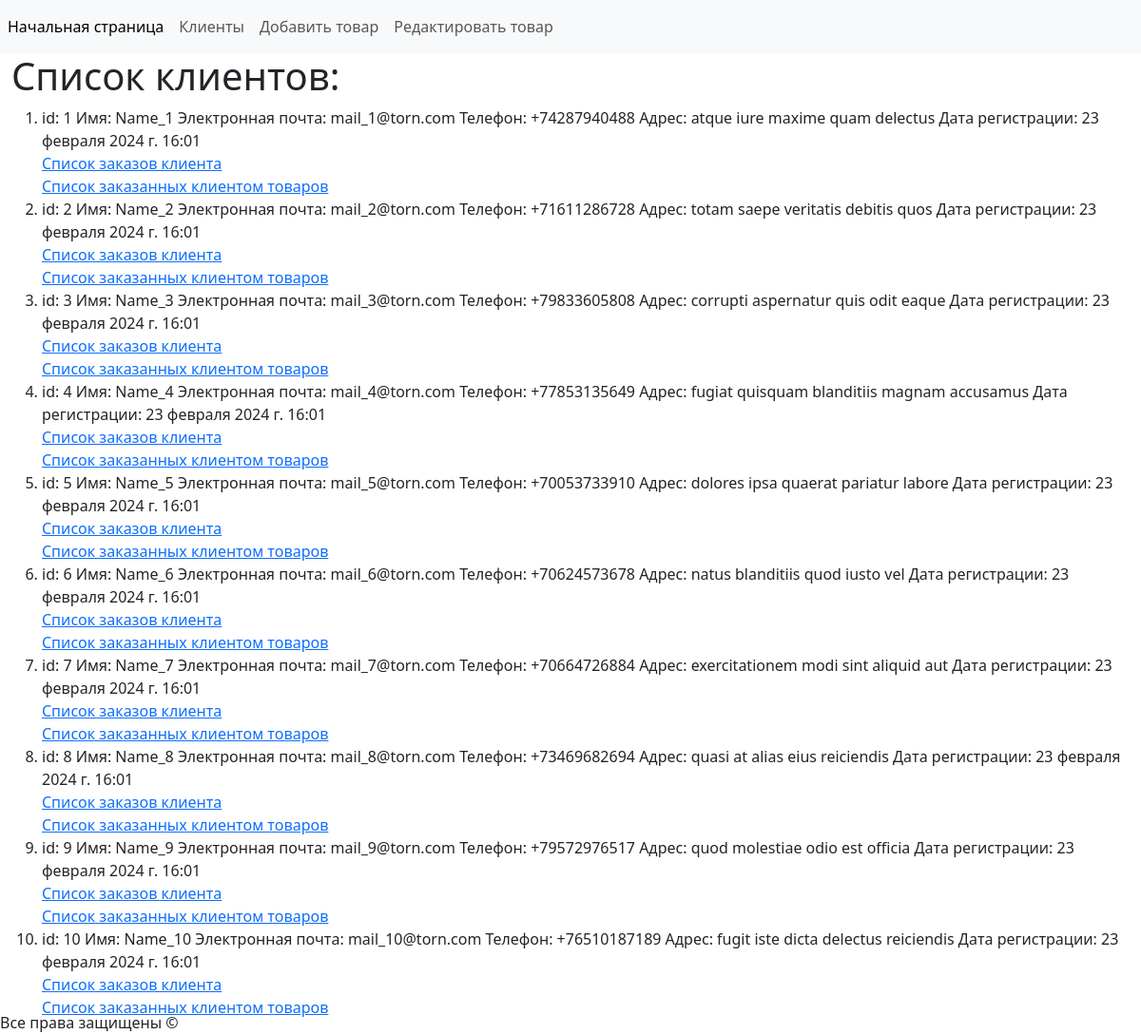
/clients/, run on the app's committed database.
### shop/models.py (models this page shows, shortened)
class Client(models.Model):
    name = models.CharField(max_length=100)
    email = models.EmailField(max_length=100)
    telephone = models.CharField(max_length=25)
    address = models.CharField(max_length=250)
    registration_date = models.DateTimeField(auto_now=True)

### shop/views.py (the view)
# urls.py: path('clients/', views.GetClients.as_view(), name='get_clients'),
class GetClients(View):
    def get(self, request):
        clients = Client.objects.all()
        title_content = f'Список клиентов:'
        context = {'title': 'Интернет-магазин / товар',
                    'content': {'title': title_content,
                                'result': clients,
                                }
                    }
        return render(request, 'shop/clients.html', context)

### shop/templates/shop/clients.html (shortened to what this page needs)
{% extends 'base.html' %}
{% block content %}
  <h1>{{ content.title }}</h1>
  {% if content.result %}
    <ol>
      {% for client in content.result %}
        <li>
          id: {{ client.id }}
          Имя: {{ client.name }}
          Электронная почта: {{ client.email }}
          Телефон: {{ client.telephone }}
          Адрес: {{ client.address }}
          Дата регистрации: {{ client.registration_date }} <br>
          <a href="{% url 'get_all_orders_by_client' client.id %}">Список заказов клиента</a> <br>
          <a href="{% url 'get_all_products_orders_by_client' client.id %}">Список заказанных клиентом товаров</a>
        </li>
      {% endfor %}
    </ol>
  {% else %}
    <p>Клиентов нет</p>
  {% endif %}
{% endblock %}

### data on the page
Client: id "1", name "Name_1", email "mail_1@torn.com", telephone "+74287940488", address "atque iure maxime quam delectus", registration_date "23 февраля 2024 г. 16:01"
Client: id "2", name "Name_2", email "mail_2@torn.com", telephone "+71611286728", address "totam saepe veritatis debitis quos", registration_date "23 февраля 2024 г. 16:01"
Client: id "3", name "Name_3", email "mail_3@torn.com", telephone "+79833605808", address "corrupti aspernatur quis odit eaque", registration_date "23 февраля 2024 г. 16:01"
Client: id "4", name "Name_4", email "mail_4@torn.com", telephone "+77853135649", address "fugiat quisquam blanditiis magnam accusamus", registration_date "23 февраля 2024 г. 16:01"
Client: id "5", name "Name_5", email "mail_5@torn.com", telephone "+70053733910", address "dolores ipsa quaerat pariatur labore", registration_date "23 февраля 2024 г. 16:01"
Client: id "6", name "Name_6", email "mail_6@torn.com", telephone "+70624573678", address "natus blanditiis quod iusto vel", registration_date "23 февраля 2024 г. 16:01"
Client: id "7", name "Name_7", email "mail_7@torn.com", telephone "+70664726884", address "exercitationem modi sint aliquid aut", registration_date "23 февраля 2024 г. 16:01"
Client: id "8", name "Name_8", email "mail_8@torn.com", telephone "+73469682694", address "quasi at alias eius reiciendis", registration_date "23 февраля 2024 г. 16:01"
Client: id "9", name "Name_9", email "mail_9@torn.com", telephone "+79572976517", address "quod molestiae odio est officia", registration_date "23 февраля 2024 г. 16:01"
Client: id "10", name "Name_10", email "mail_10@torn.com", telephone "+76510187189", address "fugit iste dicta delectus reiciendis", registration_date "23 февраля 2024 г. 16:01"

### other printed values
{{ content.title }} "Список клиентов:"
